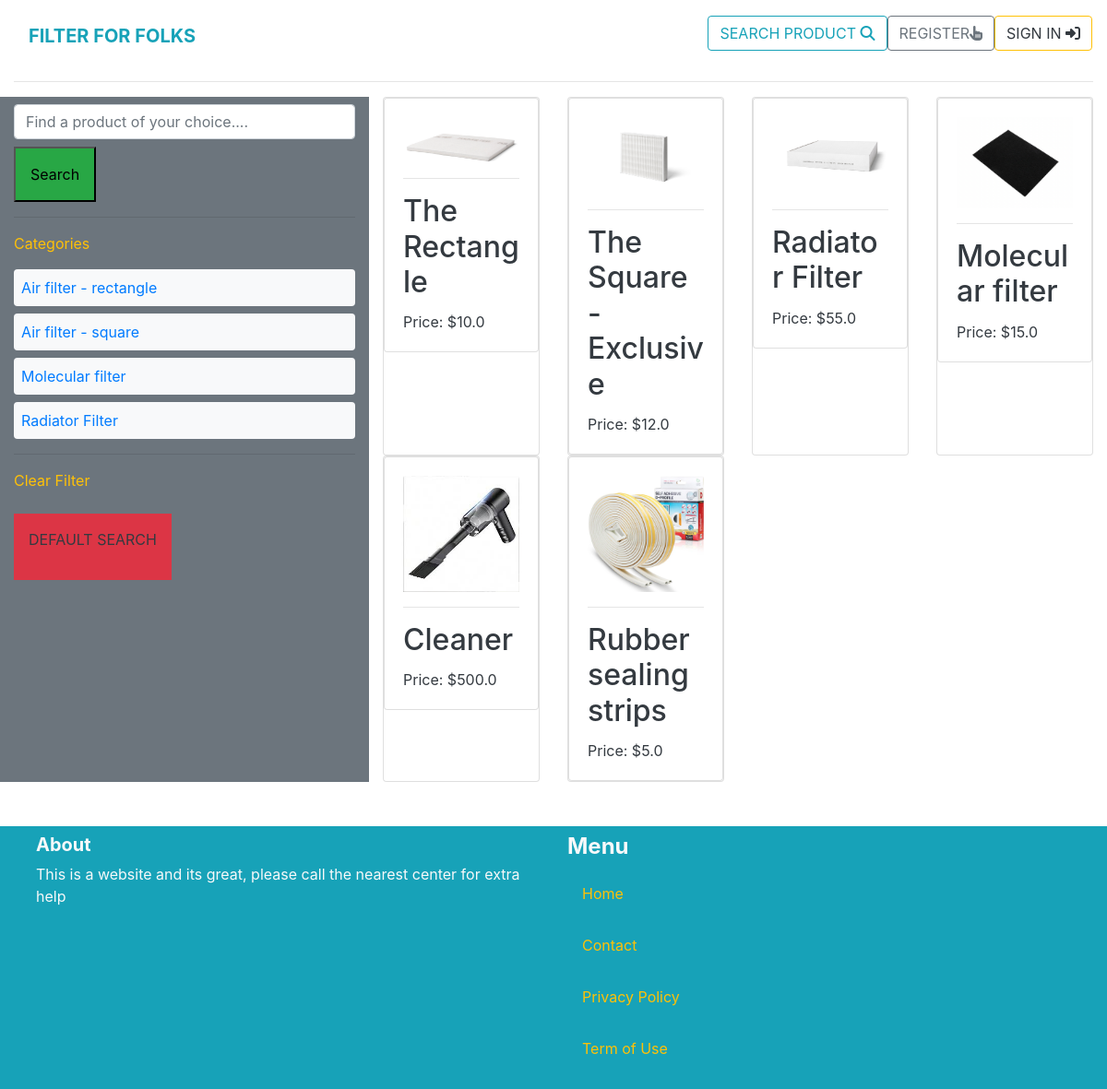
The app's page /product/ with its own data.
### product/models.py (models this page shows, shortened)
class Category(models.Model):
    name = models.CharField(max_length=225)
    class Meta:
        ordering = ('name',)
        verbose_name_plural = 'Categories'

class Product(models.Model):
    category = models.ForeignKey('Category', null=True, blank=True, on_delete=models.CASCADE, related_name='products')
    sku = models.CharField(max_length=254,null=True,blank=True)
    name = models.CharField(max_length=300)
    description = models.TextField()
    price = models.FloatField()
    image = models.ImageField(upload_to='product_images', blank=True, null=True)

### product/views.py (the view)
# urls.py: path('', views.search_products, name='search'),
def search_products(request):
    query = request.GET.get('query', '')
    category_id = request.GET.get('category', 0)
    categories = Category.objects.all()
    products = Product.objects.filter()
    if category_id:
        products = products.filter(category_id=category_id)
    if query:
         products = products.filter(Q(name__icontains=query) | Q(description__icontains=query))
    return render(request, 'product/products.html', {
        'products': products,
        'query': query,
        'categories': categories,
        'category_id': int(category_id),
    })

### cart/contexts.py (called while the page is built, shortened)
def cart_contents(request):
    cart_items = []
    total = 0
    product_count = 0
    cart = request.session.get('cart', {})
    if total < settings.FREE_DELIVERY_THRESHOLD:
        delivery = total * settings.STANDARD_DELIVERY_PERCENTAGE / 100
        free_delivery_delta = settings.FREE_DELIVERY_THRESHOLD - total
    else:
        delivery = 0
        free_delivery_delta = 0
    grand_total = delivery + total
    context = {
        'cart_items': cart_items,
        'total': total,
        'product_count': product_count,
        'delivery': delivery,
        'free_delivery_delta': free_delivery_delta,
        'free_delivery_threshold': settings.FREE_DELIVERY_THRESHOLD,
        'grand_total': grand_total,
    }
    return context

### product/templates/product/products.html (shortened to what this page needs)
{% extends 'core/base.html' %}
{% block content %}
<div class="container-fluid">
    <div class="row">
        <br>
        <div class="col-4 bg-secondary">
            <form method="get" action="#" class="mt-2">
                <input name="query" class="form-control" placeholder="Find a product of your choice...." aria-label="Find a product of your choice...." aria-describedby="basic-addon2" type="text" value="{{ query }}">
                <button type="submit" class="mt-2 p-3 bg-success">Search</button>
            </form>
            <hr>
            <p class="text-warning">Categories</p>
            <ul class="list-unstyled">
                {% for category in categories %}
                <li class="p-2 mb-2 rounded bg-light {% if category.id == category_id %} bg-primary {% endif %}">
                    <a href="{% url 'product:search' %}?query={{ query }}&category={{ category.id }}">{{ category.name }}</a>
                </li>
                {% endfor %}
            </ul>
            <hr>
            <p class="text-warning">Clear Filter</p>
            <ul class="list-unstyled">
                <li>
                    <a href="{% url 'product:search' %}" class="mt-2 p-3 text-uppercase bg-danger" type="submit"><p class="text-dark">Default Search</p></a>
                </li>
            </ul>
        </div>
        <div class="col-8">
            <div class="row">
                {% for product in products %}
                        <div class="col-sm-6 col-md-6 col-lg-4 col-xl-3">
                            <div class="card h-100">
                                <a href="{% url 'product:product_detail' product.id %}">
                                    <div class="card">
                                        <div class="card-body">
                                            <img src="{{ product.image.url }}" class="card-img-top img-fluid">
                                            <hr>
                                            <div>
                                                <h2 class="card-title text-dark mt-0">{{ product.name }}</h2>
                                                <p class="card-text text-dark">Price: ${{ product.price}}</p>
                                            </div>
                                        </div>
                                    </div>
                                </a>
                            </div>
                        </div>
                {% endfor %}
            </div>
        </div>
      </div>
</div>
{% endblock %}

### core/templates/core/base.html (shortened to what this page needs)
{% load static %}
<!DOCTYPE html>
<html lang="en">
<head>
        <link rel="stylesheet" href="https://cdn.jsdelivr.net/npm/bootstrap@4.6.2/dist/css/bootstrap.min.css">
        <link rel="stylesheet" href="{% static 'css/base.css' %}">
</head>
<body>
    <div class="container-fluid">
        <nav class="navbar navbar-expand-lg navbar-light">
                <h1 class="font-weight-bold"><a class="navbar-brand text-info text-uppercase" href="{% url 'home' %}">Filter for Folks</a></h1>
                <div class="row align-items-center">
                    <ul class="navbar-nav mr-auto">
                    {% if request.user.is_authenticated %}
                    {% if request.user.is_superuser == False %}
                    <li class="list-inline-item">
                        <a class="{% if grand_total %}text-info font-weight-bold{% else %}text-black{% endif %} nav-link" href="{% url 'cart_total' %}">
                            <div class="text-center">
                                <div><i class="fas fa-shopping-cart fa-lg"></i></div>
                                <p class="my-0">
                                    {% if grand_total %}
                                        ${{ grand_total|floatformat:2 }}
                                    {% else %}
                                        $0.00
                                    {% endif %}
                                </p>
                            </div>
                        </a>
                    </li>
                        {% endif %}
                        <li class="navbar-item"><a href="{% url 'product:search' %}" class="btn btn-outline-info text-uppercase">Search Product <i class="fas fa-search"></i></a></li>
                        <li class="navbar-item"><a href="{% url 'account_logout' %}" class="btn btn-outline-warning text-dark text-uppercase">Log Out <i class="fas fa-sign-in-alt"></i></a></li>
                    {% else %}
                        <li class="navbar-item"><a href="{% url 'product:search' %}" class="btn btn-outline-info text-uppercase">Search Product <i class="fas fa-search"></i></a></li>
                        <li class="navbar-item"><a href="{% url 'account_signup' %}" class="btn btn-outline-secondary text-uppercase">Register<i class="fas fa-hand-pointer"></i></a></li>
                        <li class="navbar-item"><a href="{% url 'account_login' %}" class="btn btn-outline-warning text-dark text-uppercase">Sign In <i class="fas fa-sign-in-alt"></i></a></li>
                    {% endif %}
                    </ul>
                </div>
        </nav>
        <hr>
    </div>
    <div>
        {% block content %}
        {% endblock %}
    </div>
    <footer class="bg-info mt-5 px-4">
        <div class="container-fluid">
            <div class="row">
                <div class="col w-100">
                    <h5 class="font-weight-bold text-light mt-2">About</h5>
                    <p class="text-light">This is a website and its great, please call the nearest center for extra help</p>
                </div>
                <div class="col w-100">
                    <h4 class="font-weight-bold text-light mt-2">Menu</h4>
                    <ul class="list-unstyled">
                        <li class="list-unstyled"><a href="{% url 'home' %}" class="nav-link text-lg text-warning d-block p-3">Home</a></li>
                        <li class="list-unstyled"><a href="{% url 'core:contact' %}" class="nav-link text-lg text-warning d-block p-3">Contact</a></li>
                        <li class="list-unstyled"><a href="" class="nav-link text-lg text-warning d-block p-3">Privacy Policy</a></li>
                        <li class="list-unstyled"><a href="" class="nav-link text-lg text-warning d-block p-3">Term of Use</a></li>
                    </ul>
                </div>
            </div>
        </div>
    </footer>
</body>
</html>

### static/css/base.css (style rules this page uses)
html { height: 100%; }
ul { list-style-type: none; }

### records on screen
Category: name "Air filter - rectangle"
Category: name "Air filter - square"
Category: name "Molecular filter"
Category: name "Radiator Filter"
Product: image (picture), name "The Rectangle", price "10.0"
Product: image (picture), name "The Square - Exclusive", price "12.0"
Product: image (picture), name "Radiator Filter", price "55.0"
Product: image (picture), name "Molecular filter", price "15.0"
Product: image (picture), name "Cleaner", price "500.0"
Product: image (picture), name "Rubber sealing strips", price "5.0"
